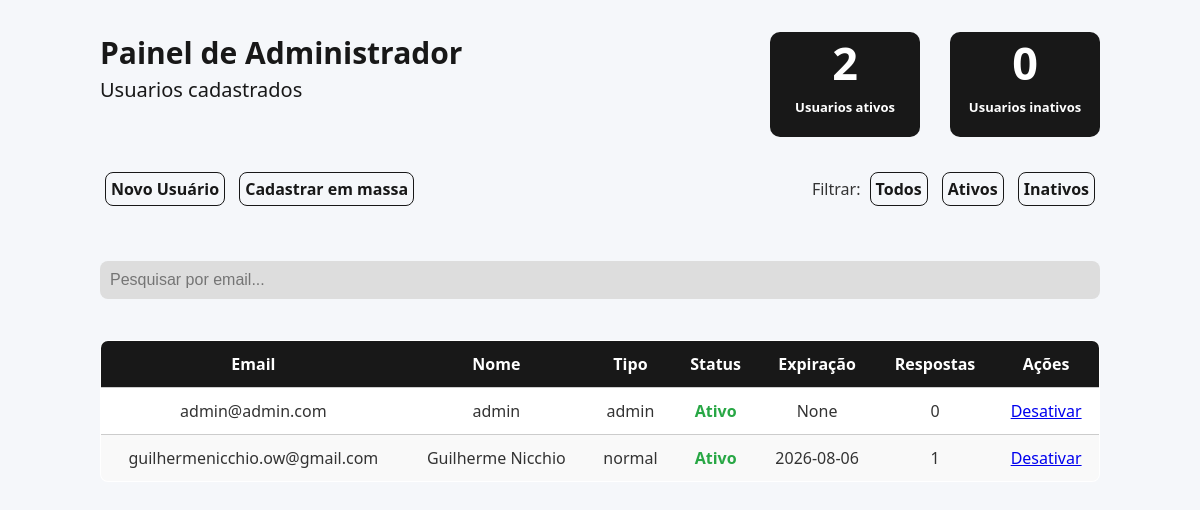
The page /admin/usuarios (signed in) on the database as committed earlier.
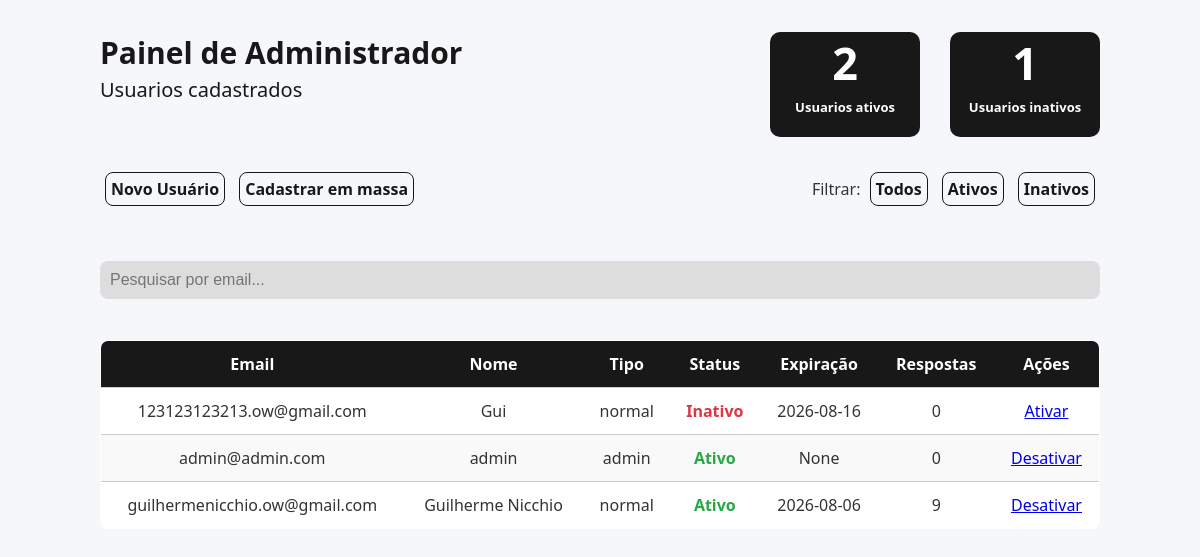
The same page on the database as committed later.
### tables this page shows
CREATE TABLE usuarios (
                        id INTEGER PRIMARY KEY AUTOINCREMENT,
                        email TEXT UNIQUE NOT NULL,
                        nome TEXT NOT NULL,
                        senha TEXT NOT NULL,
                        telefone TEXT NOT NULL,
                        tipo TEXT DEFAULT 'normal',
                        ativo INTEGER DEFAULT 1,
                        data_expiracao TEXT
                  );

### app/routes/admin.py (the view)
    @app.route('/admin/usuarios')
    def listar_usuarios():
        if session.get('tipo') != 'admin':
            return redirect('/login')
        filtro = request.args.get('filtro', 'todos')  # ativos, inativos, todos
        query = """
            SELECT u.id, u.email, u.nome, u.tipo, u.ativo, u.data_expiracao, COUNT(r.id)
            FROM usuarios u
            LEFT JOIN formularios f ON f.user_id = u.id
            LEFT JOIN respostas r ON r.formulario_id = f.id
        """
        if filtro == 'ativos':
            query += " WHERE u.ativo=1"
        elif filtro == 'inativos':
            query += " WHERE u.ativo=0"
        query += " GROUP BY u.id ORDER BY u.email"
        with sqlite3.connect('db.sqlite3') as conn:
            usuarios = conn.execute(query).fetchall()
            status = conn.execute("""
                SELECT
                    SUM(CASE WHEN ativo = 1 THEN 1 ELSE 0 END) as ativos,
                    SUM(CASE WHEN ativo = 0 THEN 1 ELSE 0 END) as inativos
                FROM usuarios
            """).fetchone()
        return render_template(
            'usuarios_admin.html',
            usuarios=usuarios,
            filtro=filtro,
            ativos=status[0] or 0,
            inativos=status[1] or 0
        )

### app/templates/usuarios_admin.html (shortened to what this page needs)
<!DOCTYPE html>
<html lang="pt-BR">
<head>
  <link rel="stylesheet" href="{{ url_for('static', filename='usuarios.css') }}">
</head>
<body>
  <div class="container">
    <section class="topo">
      <div class="texto-cabecalho">
        <h2>Painel de Administrador</h2>
        <p>Usuarios cadastrados</p>
      </div>
      <div class="informacoes">
        <div class="box">
          <h3>{{ ativos }}</h3>
          <p>Usuarios ativos</p>
        </div>
        <div class="box">
          <h3>{{ inativos }}</h3>
          <p>Usuarios inativos</p>
        </div>
      </div>
    </section>
    <section class="options_button">
      <div class="cadastro">
        <a href="/admin/cadastrar">Novo Usuário</a>
        <a href="/admin/cadastrar-em-massa">Cadastrar em massa</a>
      </div>
      <div class="filtro">
        Filtrar:
        <a href="/admin/usuarios?filtro=todos">Todos</a>
        <a href="/admin/usuarios?filtro=ativos">Ativos</a>
        <a href="/admin/usuarios?filtro=inativos">Inativos</a>
      </div>
    </section>
    <input type="text" id="pesquisaNome" placeholder="Pesquisar por email..." class="input-pesquisa" />
    <table>
      <thead>
        <tr>
          <th>Email</th>
          <th>Nome</th>
          <th>Tipo</th>
          <th>Status</th>
          <th>Expiração</th>
          <th>Respostas</th>
          <th>Ações</th>
        </tr>
      </thead>
      <tbody>
        {% for u in usuarios %}
        <tr>
          <td data-label="Email">{{ u[1] }}</td>
          <td data-label="Nome">{{ u[2] }}</td>
          <td data-label="Tipo">{{ u[3] }}</td>
          <td data-label="Status" class="status-{{ 'ativo' if u[4] == 1 else 'inativo' }}">
            {{ 'Ativo' if u[4] == 1 else 'Inativo' }}
          </td>
          <td data-label="Expiração">{{ u[5] }}</td>
          <td data-label="Respostas">{{ u[6] }}</td>
          <td data-label="Ações">
            <a href="/admin/usuario/{{ u[0] }}/toggle">
              {{ 'Desativar' if u[4] == 1 else 'Ativar' }}
            </a>
          </td>
        </tr>
        {% endfor %}
      </tbody>
    </table>
  </div>
</body>
</html>

Rows that differ between the two databases and show on the page:
added usuarios: email "123123123213.ow@gmail.com", nome "Gui", tipo "normal", ativo "Inativo", data_expiracao "2026-08-16", ativo "0", ativo "Ativar"
computed for usuarios "guilhermenicchio.ow@gmail.com": ativo "1" → "9"
Other text that changed with them:
{{ inativos }}: "0" → "1"
